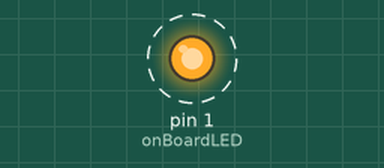
A sketch run on a simulated Arduino Uno, built with avr-gcc and run on an emulated ATmega328P. On the bench: output pins drawn as LEDs (lit = HIGH). Dashed ring = blinking.

Above: at 0.5 s.
Timing chart, 0 to 4.6 s (numbered marks = the images above):
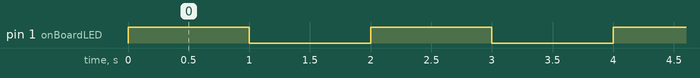

The sketch:

task1.ino
```cpp
/*
 * Task1 - Blinking onBoard LED with a on time of 1 sec and time period of 2 sec
 * Bhavesh Doshi (BT19ECE025)
*/

#define onBoardLED 1 //Initialise onboard led pin

void setup() {
  pinMode(onBoardLED, OUTPUT); //Set onboard led pin as output
}

void loop() {
  digitalWrite(onBoardLED, HIGH); //Set led off
  delay(1000); //Delay of 1 sec
  digitalWrite(onBoardLED, LOW); //Set led on
  delay(1000); //Delay of 1 sec
}
```

Measured:
- by itself, pin 1 (onBoardLED): alternates HIGH for 1.0 s and LOW for 1.0 s
